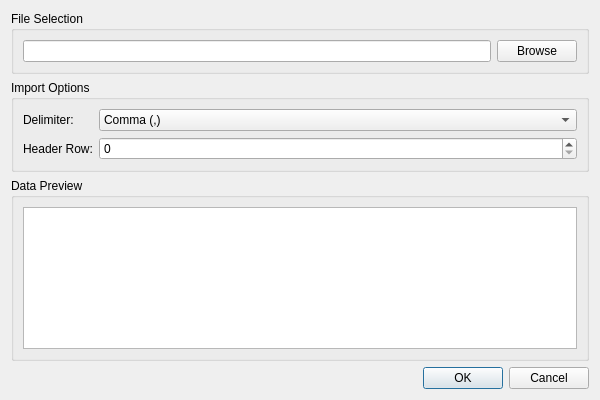
<?xml version="1.0" encoding="UTF-8"?>
<ui version="4.0">
 <class>LoadDataDialog</class>
 <widget class="QDialog" name="LoadDataDialog">
  <property name="geometry">
   <rect>
    <x>0</x>
    <y>0</y>
    <width>600</width>
    <height>400</height>
   </rect>
  </property>
  <property name="windowTitle">
   <string>Load Data</string>
  </property>
  <layout class="QVBoxLayout" name="verticalLayout">
   <item>
    <widget class="QGroupBox" name="file_group">
     <property name="title">
      <string>File Selection</string>
     </property>
     <layout class="QHBoxLayout" name="horizontalLayout">
      <item>
       <widget class="QLineEdit" name="file_path"/>
      </item>
      <item>
       <widget class="QPushButton" name="browse_btn">
        <property name="text">
         <string>Browse</string>
        </property>
       </widget>
      </item>
     </layout>
    </widget>
   </item>
   <item>
    <widget class="QGroupBox" name="options_group">
     <property name="title">
      <string>Import Options</string>
     </property>
     <layout class="QFormLayout" name="formLayout">
      <item row="0" column="0">
       <widget class="QLabel" name="delimiter_label">
        <property name="text">
         <string>Delimiter:</string>
        </property>
       </widget>
      </item>
      <item row="0" column="1">
       <widget class="QComboBox" name="delimiter_combo">
        <item>
         <property name="text">
          <string>Comma (,)</string>
         </property>
        </item>
        <item>
         <property name="text">
          <string>Tab (\t)</string>
         </property>
        </item>
        <item>
         <property name="text">
          <string>Semicolon (;)</string>
         </property>
        </item>
       </widget>
      </item>
      <item row="1" column="0">
       <widget class="QLabel" name="header_label">
        <property name="text">
         <string>Header Row:</string>
        </property>
       </widget>
      </item>
      <item row="1" column="1">
       <widget class="QSpinBox" name="header_spin">
        <property name="value">
         <number>0</number>
        </property>
       </widget>
      </item>
     </layout>
    </widget>
   </item>
   <item>
    <widget class="QGroupBox" name="preview_group">
     <property name="title">
      <string>Data Preview</string>
     </property>
     <layout class="QVBoxLayout" name="preview_layout">
      <item>
       <widget class="QTableView" name="preview_table"/>
      </item>
     </layout>
    </widget>
   </item>
   <item>
    <widget class="QDialogButtonBox" name="button_box">
     <property name="orientation">
      <enum>Qt::Horizontal</enum>
     </property>
     <property name="standardButtons">
      <set>QDialogButtonBox::Cancel|QDialogButtonBox::Ok</set>
     </property>
    </widget>
   </item>
  </layout>
 </widget>
 <resources/>
 <connections>
  <connection>
   <sender>button_box</sender>
   <signal>accepted()</signal>
   <receiver>LoadDataDialog</receiver>
   <slot>accept()</slot>
   <hints>
    <hint type="sourcelabel">
     <x>248</x>
     <y>254</y>
    </hint>
    <hint type="destinationlabel">
     <x>157</x>
     <y>274</y>
    </hint>
   </hints>
  </connection>
  <connection>
   <sender>button_box</sender>
   <signal>rejected()</signal>
   <receiver>LoadDataDialog</receiver>
   <slot>reject()</slot>
   <hints>
    <hint type="sourcelabel">
     <x>316</x>
     <y>260</y>
    </hint>
    <hint type="destinationlabel">
     <x>286</x>
     <y>274</y>
    </hint>
   </hints>
  </connection>
 </connections>
</ui>
